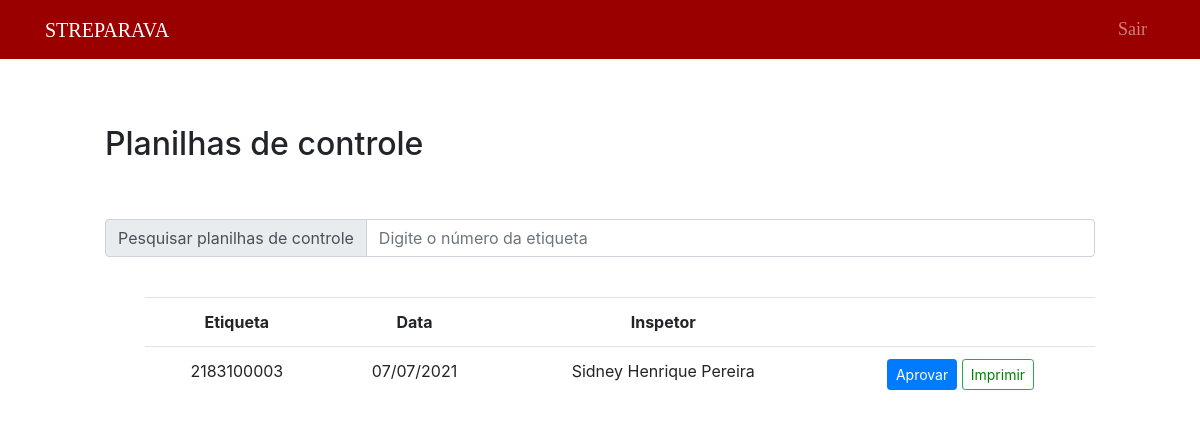
Screenshot of /public/aprovacao65/aprovar65.php (signed in) with the database file from the repository.
### tables this page shows
CREATE TABLE `g65` (
  `etiqueta` bigint(50) NOT NULL,
  `codigo` bigint(20) NOT NULL,
  `operador` varchar(200) NOT NULL,
  `operador2` varchar(100) NOT NULL,
  `operador3` varchar(100) NOT NULL,
  `esmagamento_dir` varchar(5) NOT NULL,
  `montagem_dir` varchar(5) NOT NULL,
  `esmagamento_esq` varchar(5) NOT NULL,
  `montagem_esq` varchar(5) NOT NULL,
  `oscilacao_esq` float NOT NULL,
  `oscilacao_dir` float NOT NULL,
  `operacao1` varchar(100) NOT NULL,
  `operacao1op` varchar(100) DEFAULT NULL,
  `operacao2` varchar(100) NOT NULL,
  `operacao2op` varchar(100) DEFAULT NULL,
  `operacao3` varchar(100) NOT NULL,
  `operacao3op` varchar(100) DEFAULT NULL,
  `travessa` varchar(50) NOT NULL,
  `data` date NOT NULL,
  `observacoes` text NOT NULL,
  `inspetor` varchar(100) NOT NULL
);

### public/aprovacao65/aprovar65NoSearch.php (the view, shortened to what this page needs)
<?php
    include("../../data/connection.php");
    $sql = "SELECT *, DATE_FORMAT(data,'%d/%m/%Y') as datas FROM g65";
    $dadosPDCa = $connection -> query($sql);
    if($dadosPDCa -> num_rows > 0)
    {
    ?>
    <div style="margin-left: 100px; margin-right: 100px;">
        <br>
        <table class="table" style="text-align: center;">
            <tr>
                <th>Etiqueta</th>
                <th>Data</th>
                <th>Inspetor</th>
                <th></th>
            </tr>
            <?php
                while($exibir = $dadosPDCa -> fetch_assoc())
                {
                ?>
                    <tr>
                        <td><?php echo $exibir["etiqueta"] ?></td>
                        <td><?php echo $exibir["datas"] ?></td>
                        <td><?php echo $exibir["inspetor"] ?></td>
                        <td>
                            <button type="button" class="btn btn-primary btn-sm">
                                <a href="editAprovar65.php?etiqueta=<?php echo $exibir["etiqueta"]?>" style="text-decoration: none; color: white">Aprovar</a>
                            </button>
                            <button type="button" class="btn btn-outline-success btn-sm">
                                <a href="createPDF.php?etiqueta=<?php echo $exibir["etiqueta"]?>" style="text-decoration: none; color: green">Imprimir</a>
                            </button>
                        </td>
                    </tr>
                <?php
                    }
                ?>
        </table>
    </div>
<?php
    }
    else
    {?>
        <div style="margin-left: 100px; margin-right: 100px;">
        <?php
        echo "Nenhum registro encontrado.";
    }
?>

### public/Styles/main.css (style rules this page uses)
body { padding: 5px; }

### rows the page displays
g65: etiqueta "2183100003", datas "07/07/2021", inspetor "Sidney Henrique Pereira"
